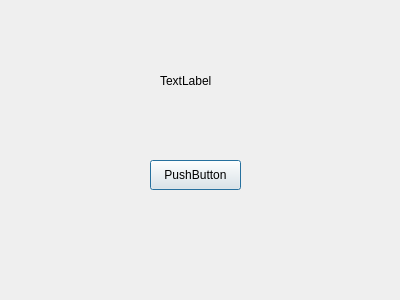
<?xml version="1.0" encoding="UTF-8"?>
<ui version="4.0">
 <class>Dialog</class>
 <widget class="QDialog" name="Dialog">
  <property name="geometry">
   <rect>
    <x>0</x>
    <y>0</y>
    <width>400</width>
    <height>300</height>
   </rect>
  </property>
  <property name="windowTitle">
   <string>Dialog</string>
  </property>
  <widget class="QLabel" name="label">
   <property name="geometry">
    <rect>
     <x>160</x>
     <y>70</y>
     <width>68</width>
     <height>22</height>
    </rect>
   </property>
   <property name="text">
    <string>TextLabel</string>
   </property>
  </widget>
  <widget class="QPushButton" name="pushButton">
   <property name="geometry">
    <rect>
     <x>150</x>
     <y>160</y>
     <width>91</width>
     <height>30</height>
    </rect>
   </property>
   <property name="text">
    <string>PushButton</string>
   </property>
  </widget>
 </widget>
 <layoutdefault spacing="6" margin="11"/>
 <resources/>
 <connections/>
</ui>
